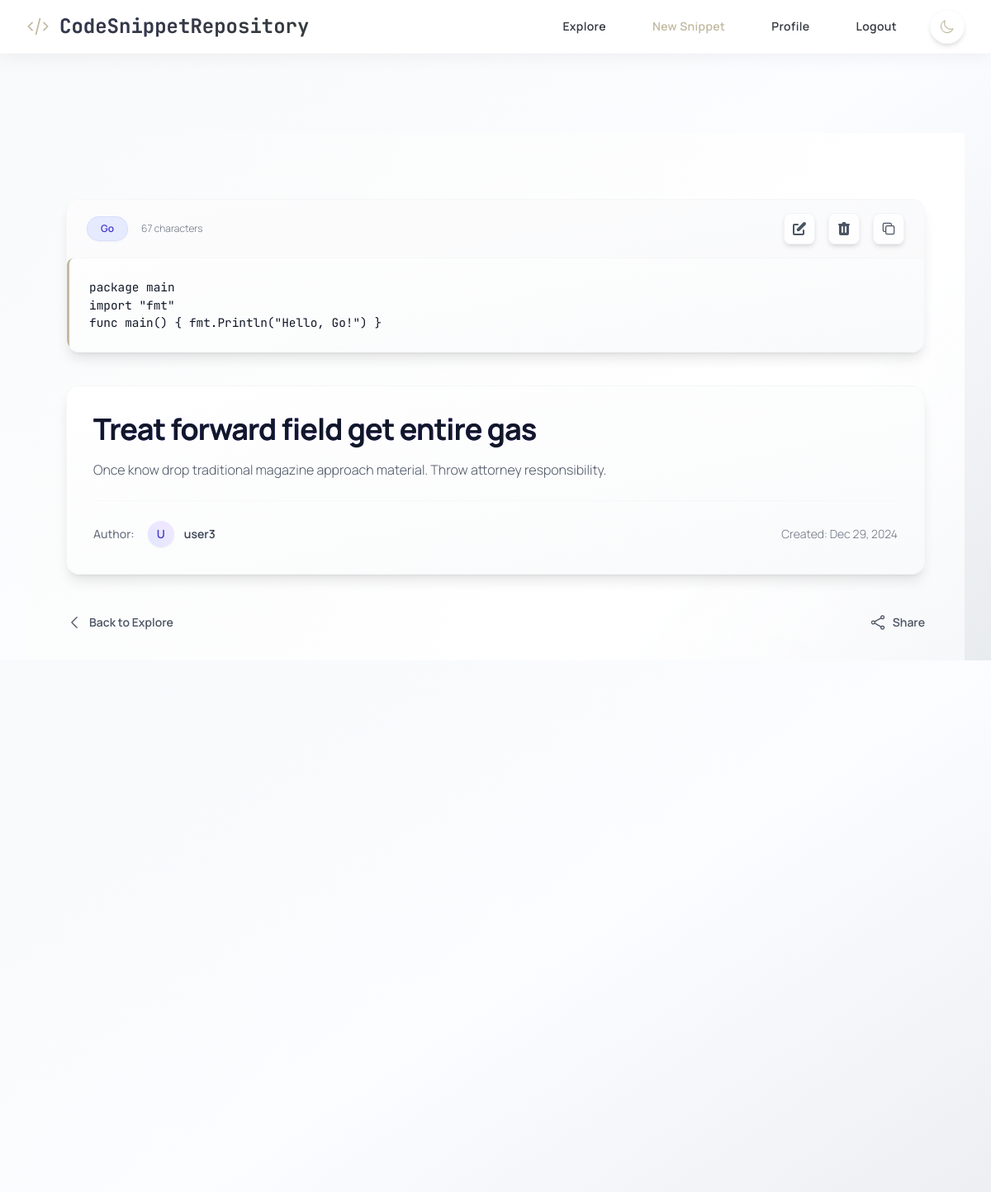
The app's page /snippet/14 (signed in) with its own data.
### tables this page shows
CREATE TABLE snippets (
                id INTEGER PRIMARY KEY AUTOINCREMENT,
                user_id INTEGER NOT NULL,
                title TEXT NOT NULL,
                code TEXT NOT NULL,
                language TEXT NOT NULL,
                description TEXT,
                is_private INTEGER DEFAULT 0,
                views INTEGER DEFAULT 0,
                created_at TIMESTAMP DEFAULT CURRENT_TIMESTAMP,
                updated_at TIMESTAMP DEFAULT CURRENT_TIMESTAMP,
                FOREIGN KEY (user_id) REFERENCES users(id) ON DELETE CASCADE
            );

CREATE TABLE users (
                id INTEGER PRIMARY KEY AUTOINCREMENT,
                username TEXT UNIQUE NOT NULL,
                email TEXT UNIQUE NOT NULL,
                password TEXT NOT NULL,
                profile_picture TEXT,
                bio TEXT,
                age INTEGER,
                dob TEXT,
                profession TEXT,
                profile_setup INTEGER DEFAULT 0,
                created_at TIMESTAMP DEFAULT CURRENT_TIMESTAMP,
                join_date TIMESTAMP DEFAULT CURRENT_TIMESTAMP,
                full_name TEXT,
                status TEXT,
                experience REAL,
                education TEXT,
                skills TEXT,
                country TEXT,
                website TEXT
            );

### app.py (the view, shortened to what this page needs)
@app.route('/snippet/<int:id>')
def view_snippet(id):
    user_id = get_current_user_id()
    if not user_id:
        flash('Please login first.', 'error')
        return redirect(url_for('login'))
    conn = get_db()
    try:
        snippet = conn.execute('''
            SELECT s.*, u.username AS owner_username
            FROM snippets s
            JOIN users u ON s.user_id = u.id
            WHERE s.id = ? AND (s.user_id = ? OR s.is_private = 0)
        ''', (id, user_id)).fetchone()
        if snippet is None:
            flash('Snippet not found or you do not have permission to view it.', 'error')
            return redirect(url_for('profile')) # Or explore?
        snippet_data = dict(snippet)
        snippet_data['created_at'] = parse_db_date(snippet_data.get('created_at'))
        snippet_data['updated_at'] = parse_db_date(snippet_data.get('updated_at'))
        return render_template('view_snippet.html', snippet=snippet_data) # Pass dict
    except sqlite3.Error as e:
        conn.rollback() # Rollback view count if it was attempted before error
        app.logger.error(f"DB Error viewing snippet {id} for user {user_id}: {e}")
        flash('Error loading snippet.', 'error')
        return redirect(url_for('profile'))

### app.py (called while the page is built)
def parse_db_date(date_str):
    if not date_str:
        return None
    try:
        return datetime.strptime(date_str, '%Y-%m-%d %H:%M:%S')
    except (ValueError, TypeError) as e:
        try:
            app.logger.warning(f"Could not parse date string '{date_str}': {e}")
        except RuntimeError: # Handle cases outside app context if necessary
            print(f"Warning: Could not parse date string '{date_str}': {e}")
        return None # Return None if parsing fails

def get_db():
    db = getattr(g, '_database', None)
    if db is None:
        db_path = os.path.join(app.root_path, DATABASE) # Construct path safely
        try:
             db = g._database = sqlite3.connect(db_path)
             db.row_factory = sqlite3.Row # Use Row factory
        except sqlite3.Error as e:
            app.logger.error(f"Database connection error: {e}") # Use app logger
            raise # Reraise the error
    return db

@app.teardown_appcontext
def close_connection(exception):
    db = getattr(g, '_database', None)
    if db is not None:
        try:
            db.close()
        except sqlite3.Error as e:
             app.logger.error(f"Error closing database connection: {e}") # Use app logger

def get_current_user_id():
    return session.get('user_id')

### templates/view_snippet.html (shortened to what this page needs)
{% extends "base.html" %}
{% block content %}
<div class="min-h-screen bg-gradient-to-br from-gray-50 via-white to-indigo-50/20 dark:from-gray-900 dark:via-gray-950 dark:to-indigo-900/30 text-gray-900 dark:text-gray-100 font-['Manrope',_sans-serif] antialiased py-16 sm:py-20 relative isolate overflow-hidden">
    <div class="absolute inset-0 -z-10 bg-[radial-gradient(ellipse_at_center,_rgba(255,255,255,0.15)_0%,_rgba(0,0,0,0)_70%)] dark:bg-[radial-gradient(ellipse_at_center,_rgba(79,70,229,0.1)_0%,_rgba(0,0,0,0)_70%)] page-texture" aria-hidden="true"></div>
    <div class="max-w-6xl mx-auto px-4 sm:px-6 lg:px-12 xl:px-16">
        <div class="bg-gradient-to-br from-white to-gray-50 dark:from-gray-900 dark:to-indigo-950/30 rounded-2xl shadow-lg border border-gray-200/30 dark:border-indigo-900/30 overflow-hidden mb-10 backdrop-blur-sm">
            <div class="flex flex-wrap justify-between items-center gap-4 px-6 py-4 border-b border-gray-200/20 dark:border-indigo-900/30 bg-gray-50/50 dark:bg-indigo-950/20">
                <div class="flex items-center gap-4">
                    <span class="snippet-language inline-flex items-center px-4 py-1.5 rounded-full text-xs font-semibold bg-indigo-100/80 dark:bg-indigo-900/80 text-indigo-700 dark:text-indigo-300 border border-indigo-200/50 dark:border-indigo-800/50 shadow-sm">
                        {{ snippet['language'] | default('?') }}
                    </span>
                    <span class="text-xs text-gray-500 dark:text-gray-400 font-light hidden sm:inline">
                        {{ snippet['code'] | length if snippet['code'] else 0 }} characters
                    </span>
                </div>
                <div class="flex items-center space-x-4">
                    {% if session['user_id'] == snippet['user_id'] %}
                        <a href="{{ url_for('edit_snippet', id=snippet['id']) }}" title="Edit Snippet" class="group inline-flex items-center p-2 text-gray-600 dark:text-gray-400 bg-white/80 dark:bg-gray-900/80 hover:bg-indigo-100 dark:hover:bg-indigo-900 border border-gray-200/50 dark:border-indigo-900/50 rounded-lg shadow-md hover:shadow-lg transition-all duration-300 ease-out transform hover:scale-105">
                        </a>
                        <form action="{{ url_for('delete_snippet', id=snippet['id']) }}" method="POST" class="inline" onsubmit="return confirm('Are you sure you want to delete this snippet permanently?');">
                            <button type="submit" title="Delete Snippet" class="group inline-flex items-center p-2 text-gray-600 dark:text-gray-400 bg-white/80 dark:bg-gray-900/80 hover:bg-red-100 dark:hover:bg-red-900/50 border border-gray-200/50 dark:border-indigo-900/50 rounded-lg shadow-md hover:shadow-lg transition-all duration-300 ease-out transform hover:scale-105">
                            </button>
                        </form>
                    {% endif %}
                    <button type="button" id="copy-button" title="Copy Code" class="group inline-flex items-center p-2 text-gray-600 dark:text-gray-400 bg-white/80 dark:bg-gray-900/80 hover:bg-indigo-100 dark:hover:bg-indigo-900 border border-gray-200/50 dark:border-indigo-900/50 rounded-lg shadow-md hover:shadow-lg transition-all duration-300 ease-out transform hover:scale-105">
                    </button>
                </div>
            </div>
            <div class="code-block-wrapper overflow-x-auto scrollbar-thin">
                <pre class="line-numbers !m-0 !p-6 bg-transparent"><code id="codeBlock" class="language-{{ snippet['language'] | default('plain') }}">{{ snippet['code'] }}</code></pre>
            </div>
        </div>
        <section aria-labelledby="snippet-details-heading" class="bg-gradient-to-br from-white to-gray-50 dark:from-gray-900 dark:to-indigo-950/30 p-8 rounded-2xl shadow-lg border border-gray-200/30 dark:border-indigo-900/30 backdrop-blur-sm">
            <h1 id="snippet-details-heading" class="text-3xl sm:text-4xl font-bold text-gray-900 dark:text-white mb-4 bg-clip-text bg-gradient-to-r from-indigo-600 to-purple-600 dark:from-indigo-400 dark:to-purple-400 tracking-tight">
                {{ snippet['title'] | default('Snippet') }}
            </h1>
            {% if snippet['description'] %}
                <div class="text-gray-600 dark:text-gray-300 text-base font-light leading-relaxed mb-6 prose prose-indigo dark:prose-invert max-w-none">
                    {{ snippet['description'] | safe }}
                </div>
            {% endif %}
            <div class="flex flex-col sm:flex-row justify-between items-start sm:items-center gap-4 text-sm border-t border-gray-200/20 dark:border-indigo-900/30 pt-6">
                <div class="flex items-center space-x-4">
                    <span class="text-gray-500 dark:text-gray-400 font-medium">Author:</span>
                    <a href="{{ url_for('profile', username=snippet['owner_username']) }}" class="inline-flex items-center gap-3 group">
                        <span class="h-8 w-8 rounded-full bg-gradient-to-tr from-indigo-100 to-purple-100 dark:from-indigo-800 dark:to-purple-800 text-indigo-700 dark:text-indigo-300 text-sm font-semibold flex items-center justify-center group-hover:ring-2 group-hover:ring-indigo-400 transition-all duration-200 shadow-sm">
                            {{ snippet['owner_username'][0]|upper if snippet['owner_username'] else '?' }}
                        </span>
                        <span class="font-semibold text-gray-700 dark:text-gray-200 group-hover:text-indigo-600 dark:group-hover:text-indigo-400 transition-colors">
                            {{ snippet['owner_username'] | default('Unknown') }}
                        </span>
                    </a>
                </div>
                <span class="text-gray-500 dark:text-gray-400 font-light flex-shrink-0">
                    Created: {{ snippet['created_at'].strftime('%b %d, %Y') if snippet['created_at'] else 'Unknown Date' }}
                </span>
            </div>
        </section>
        <nav class="mt-12 flex justify-between items-center">
            <a href="{{ url_for('explore') }}" class="inline-flex items-center text-sm font-semibold text-gray-600 dark:text-gray-400 hover:text-indigo-600 dark:hover:text-indigo-400 transition-colors group">
                <svg xmlns="http://www.w3.org/2000/svg" class="h-5 w-5 mr-2 group-hover:-translate-x-1 transition-transform duration-200" fill="none" viewBox="0 0 24 24" stroke-width="1.5" stroke="currentColor"><path stroke-linecap="round" stroke-linejoin="round" d="M15.75 19.5L8.25 12l7.5-7.5" /></svg>
                Back to Explore
            </a>
            {% if 'user_id' in session %}
                <button type="button" id="share-button" aria-label="Share snippet" class="inline-flex items-center text-sm font-semibold text-gray-600 dark:text-gray-400 hover:text-indigo-600 dark:hover:text-indigo-400 transition-colors group">
                    <span class="button-text">Share</span>
                </button>
            {% endif %}
        </nav>
    </div>
</div>
{% endblock %}

### templates/base.html (style rules this page uses)
html, body { height: 100%; margin: 0; padding: 0; overflow-y: auto; }
pre { background-color: #FFFFFF/90; border-left: 3px solid #C1BAA1; border-radius: 0.5rem; padding: 1.25rem; margin: 1rem 0; font-family: 'JetBrains Mono', monospace; font-size: 0.9rem; transition: all 0.3s ease-out; }

### records on screen
snippets: language "Go", code "package main import \"fmt\" func main() { fmt.Println(\"Hello, Go!\") }", title "Treat forward field get entire gas", description "Once know drop traditional magazine approach material. Throw attorney responsibility.", created_at "Dec 29, 2024"
users: username "U", owner_username "user3"

### other values on screen
{{ snippet['code'] | length if snippet['code'] else 0 }} "67"
